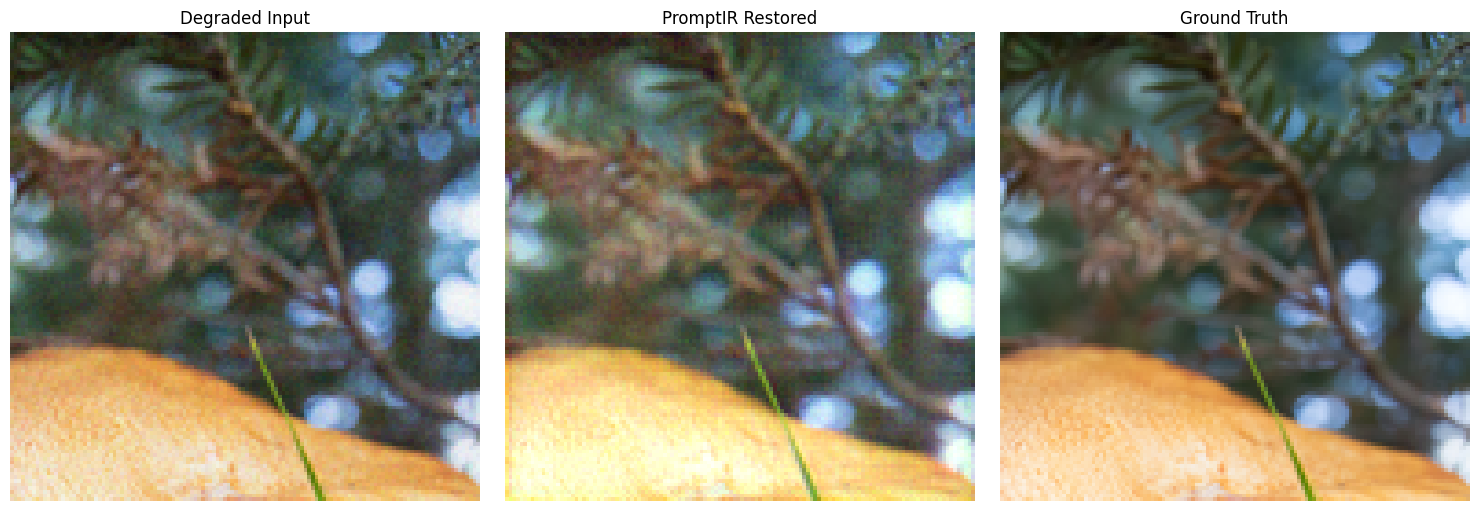
#> input picture inference_image.png, 1479 x 511 px; its folder holds only this picture in this run
$ python -i 1_generate_dataset.py   (imports and definitions only)
#> lines starting #> are read from the running program, lines starting #| are printed output that depends on the picture
#> further down, picture is the input picture: shape (511, 1479, 3); mean B, G, R 118.4, 134.2, 136.1
import cv2
import numpy as np
import os
import random
import urllib.request
import zipfile

# ==========================================
# 1. DOWNLOADING & SETUP
# ==========================================
# [28 lines left out: functions download_div2k, add_gaussian_noise, not called in this run]

def add_synthetic_rain(image):
    h, w, _ = image.shape
#> h = 511; w = 1479
    rain_drops = np.zeros((h, w), dtype=np.uint8)
    num_drops = random.randint(300, 600)
    for _ in range(num_drops):
        x, y = random.randint(0, w-1), random.randint(0, h-1)
        rain_drops[y, x] = 255
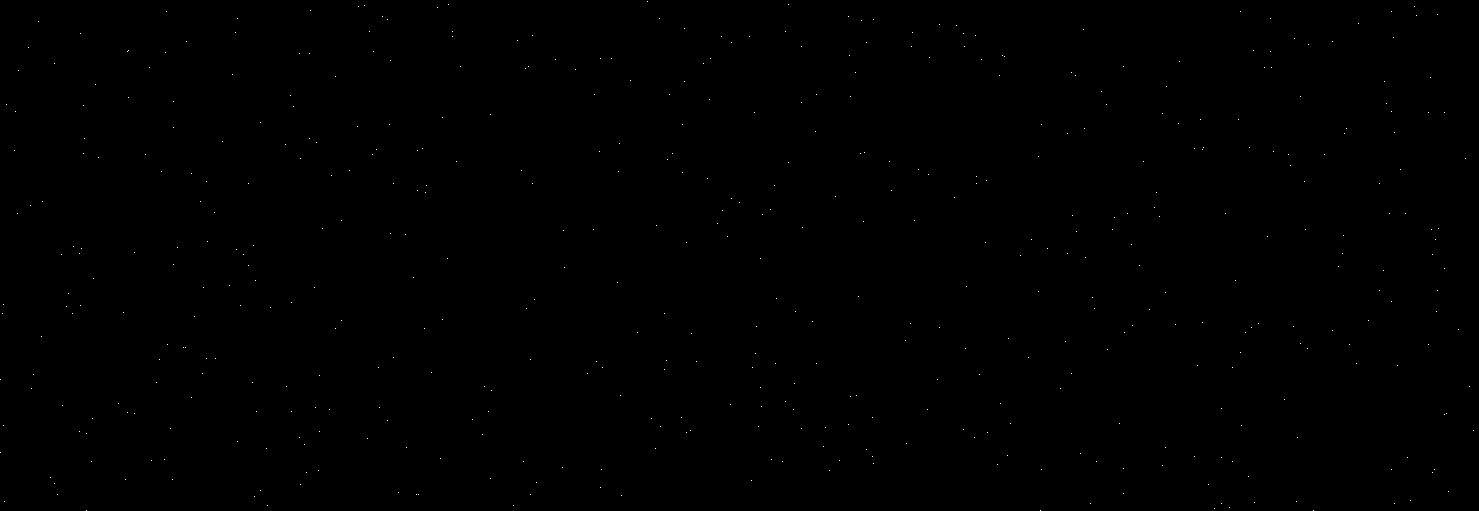
#> rain_drops: shape (511, 1479); 0.07% white in thin lines or dots

    kernel = np.array([[0, 0, 1], [0, 1, 0], [1, 0, 0]], dtype=np.uint8)
    rain_streaks = cv2.filter2D(rain_drops, -1, kernel)
    rain_streaks = cv2.blur(rain_streaks, (3, 3))

    rain_streaks_colored = cv2.cvtColor(rain_streaks, cv2.COLOR_GRAY2BGR)
    return cv2.addWeighted(image, 0.8, rain_streaks_colored, 0.3, 0)
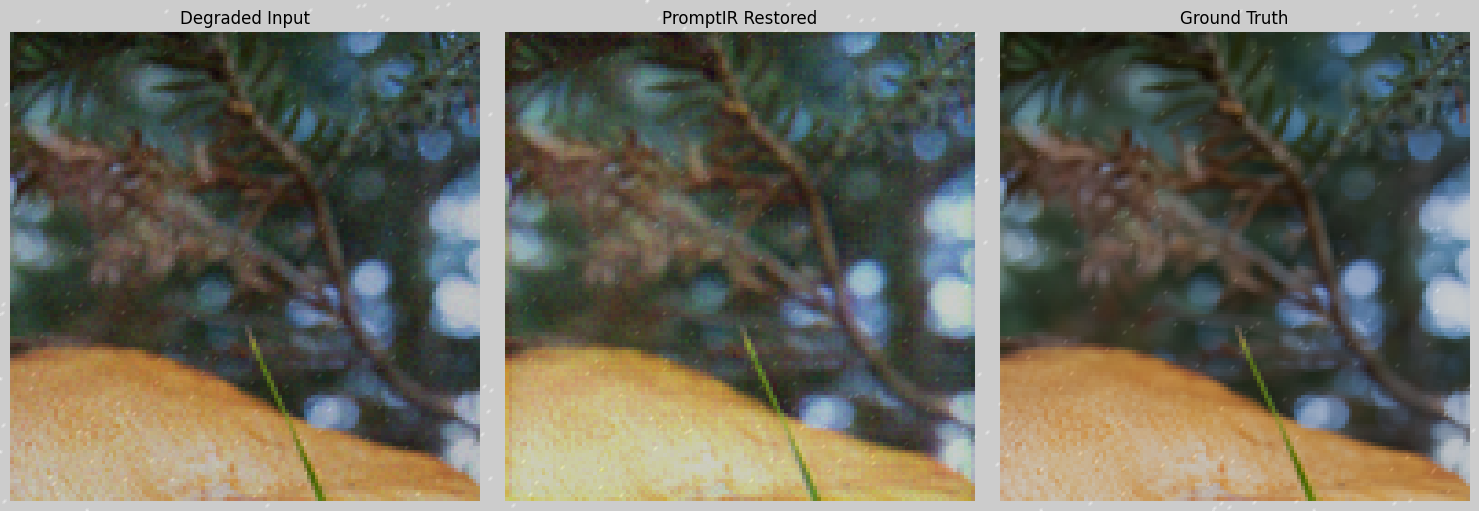
#> returned value: shape (511, 1479, 3); mean of channels 0, 1, 2 94.9, 107.5, 109.1; drawn as B, G, R

# [59 lines left out: functions add_dust_haze, extract_random_patch, build_fine_tuning_dataset, not called in this run]

# [3 lines not run here, left out]

>>> import cv2
>>> picture = cv2.imread('inference_image.png')
>>> result = add_synthetic_rain(picture)
